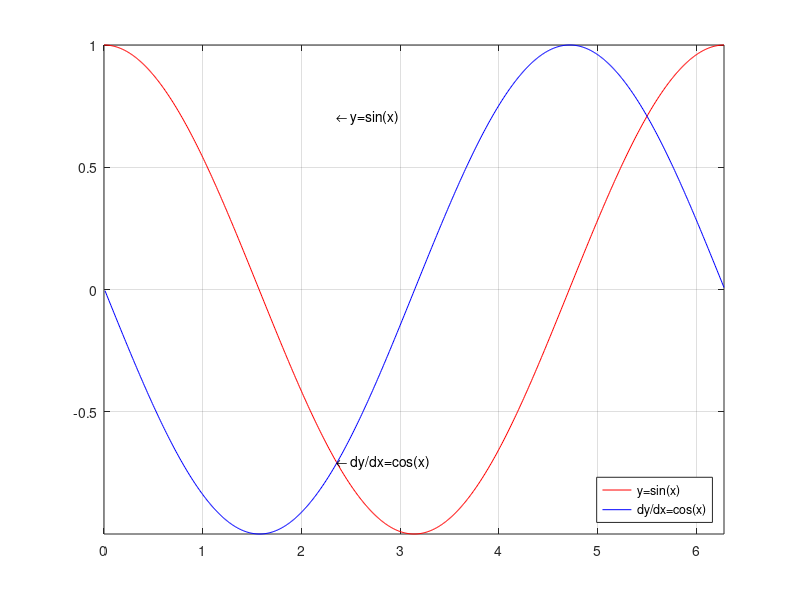

The MATLAB script that drew this image:
clc
clear
close all

x = 0:0.01:2*pi;
y= cos(x);
dydx= diff(y) ./ diff(x);
plot(x,y,'r',x(1,2:end),dydx,'b')
plot(x,y,'r')
hold on
plot(x(1,2:end),dydx,'b')
axis tight;
grid on;
text(3*pi/4,cos(pi/4),'\leftarrow y=sin(x)','HorizontalAlignment','left')
text(3*pi/4,-sin(3*pi/4),'\leftarrow dy/dx=cos(x)','HorizontalAlignment','left')
legend('y=sin(x)','dy/dx=cos(x)','Location', 'SouthEast')

